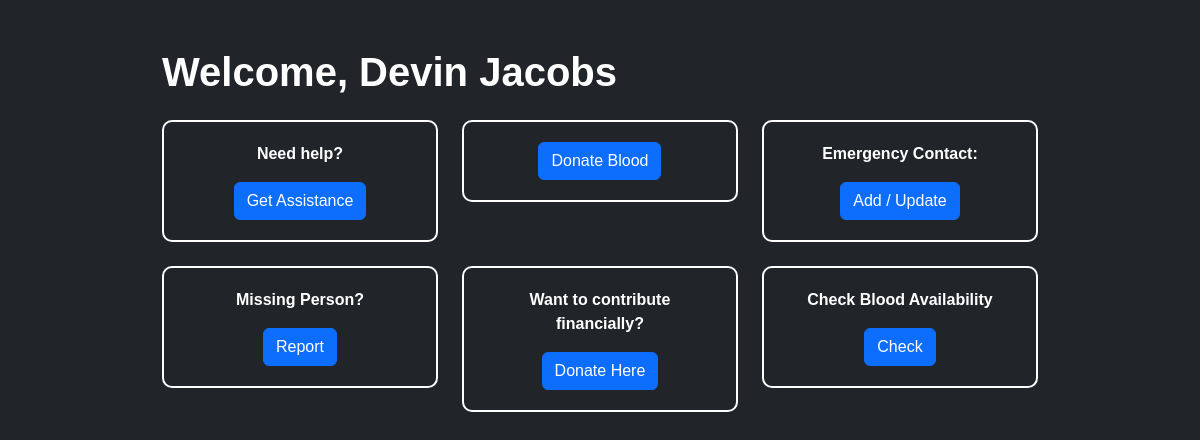
The app's page /dashboard (signed in), older data.
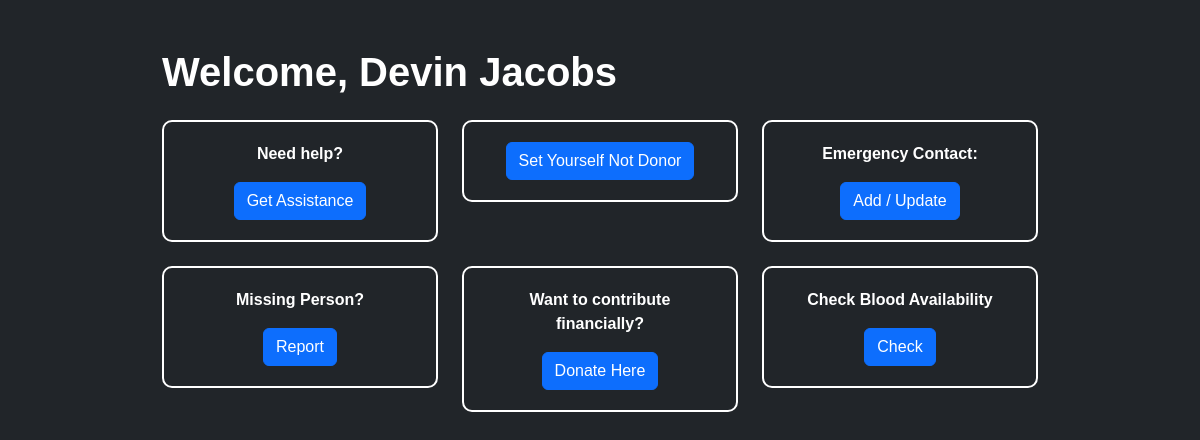
The same page, newer data.
### models/user.py (models this page shows, shortened)
class User(db.Model):
    __tablename__ = 'users'
    id = db.Column(db.Integer, primary_key=True, autoincrement=True)
    username = db.Column(db.String(50), unique=True, nullable=False)
    name = db.Column(db.String(100), nullable=False)
    nid = db.Column(db.String(20), nullable=False)
    date_of_birth = db.Column(db.String(10), nullable=False)
    email = db.Column(db.String(100), unique=True, nullable=False)
    address = db.Column(db.String(200), nullable=False)
    password = db.Column(db.String(100), nullable=False)
    contact = db.Column(db.String(20), nullable=False)
    blood_type = db.Column(db.String(3), nullable=False)
    role = db.Column(db.String(20), default='user', nullable=False)
    blood_donation = db.Column(db.String(6))
    def getInfo(self):
        return {
            'username': self.username,
            'name': self.name,
            'nid': self.nid,
            'date_of_birth': self.date_of_birth,
            'email': self.email,
            'address': self.address,
            'contact': self.contact,
            'blood_type': self.blood_type,
            'blood_donation': self.blood_donation
        }
    @staticmethod
    def getUser(id):
        return User.query.filter_by(id=id).first()

### app.py (the view)
@app.route('/dashboard')
def dashboard():
    if 'user' in session:
        user = User.getUser(session['user'])
        info = user.getInfo()
        return render_template('dash.html', user = user, info=info)
    return redirect(url_for('login'))

### templates/dash.html (shortened to what this page needs)
<!DOCTYPE html>
<html lang="en" data-bs-theme="dark">
<head>
    <link href="https://cdn.jsdelivr.net/npm/bootstrap@5.3.0/dist/css/bootstrap.min.css" rel="stylesheet">
</head>
<body>
    <div class="container container-custom my-5">
        <h1 class="mb-4">Welcome, {{ info['name'] }}</h1>
        <div class="row g-4">
            <div class="col-md-4">
                <div class="box">
                    <p>Need help?</p>
                    <a href="/getassistance" class="btn btn-primary">Get Assistance</a>
                </div>
            </div>
            <div class="col-md-4">
                <div class="box">
                    {% if info["blood_donation"] == "True" %}
                        <a href="/donateblood" class= "btn btn-primary">Set Yourself Not Donor</a>
                    {% else %}
                        <a href="/donateblood" class= "btn btn-primary">Donate Blood</a>
                    {% endif %}
                </div>
            </div>
            <div class="col-md-4">
                <div class="box">
                    <p>Emergency Contact:</p>
                    <a href="/emergencycontact" class="btn btn-primary">Add / Update</a>
                </div>
            </div>
            <div class="col-md-4">
                <div class="box">
                    <p>Missing Person?</p>
                    <a href="/report" class="btn btn-primary">Report</a>
                </div>
            </div>
            <div class="col-md-4">
                <div class="box">
                    <p>Want to contribute financially?</p>
                    <a href="/makedonation" class="btn btn-primary">Donate Here</a>
                </div>
            </div>
            <div class="col-md-4">
                <div class="box">
                    <p>Check Blood Availability</p>
                    <a href="/bloodavailability" class="btn btn-primary">Check</a>
                </div>
            </div>
        </div>
    </div>
</body>
</html>

### templates/dash.html (style rules this page uses)
body { font-family: "Comic Sans MS", cursive, sans-serif; color: #fff; }
.box { border: 2px solid #fff; padding: 20px; border-radius: 10px; text-align: center; font-weight: bold; }
.container-custom { max-width: 900px; }
h1 { font-weight: bold; }

Row changes from the older to the newer data that the page shows:
changed User "Devin Jacobs": blood_donation "False" → "True" (drawn)
Text that changed along with them:
text no longer shown: "Donate Blood"
text now shown: "Set Yourself Not Donor"
